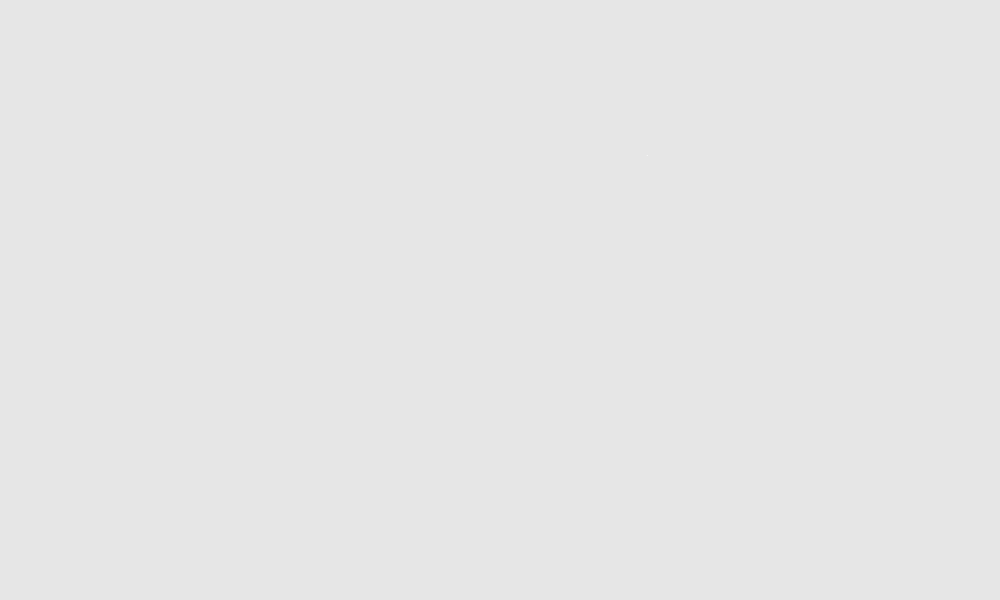
Frame 1 (no input)
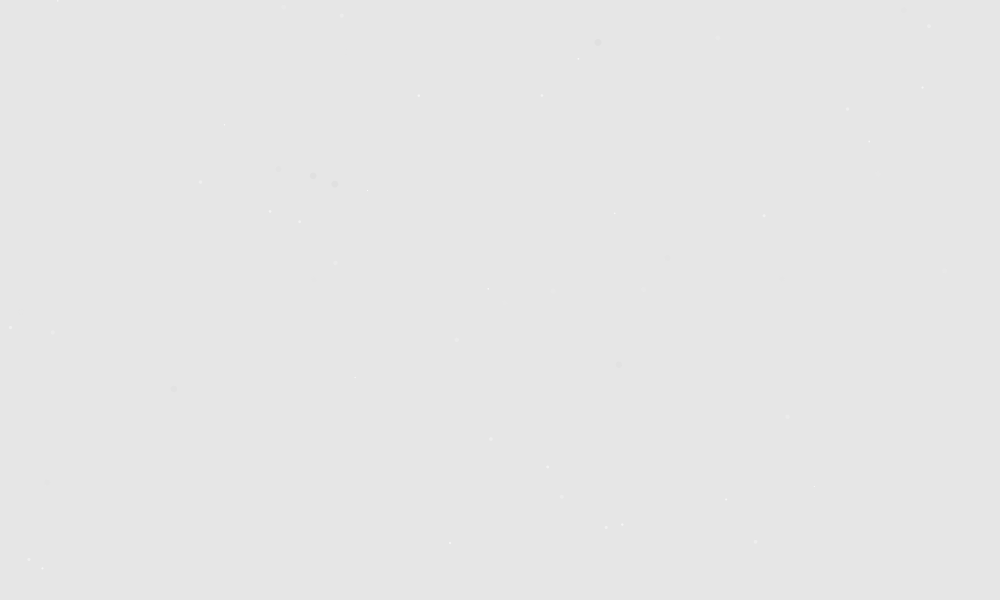
Frame 60 (the mouse pressed at the canvas centre just before this capture)
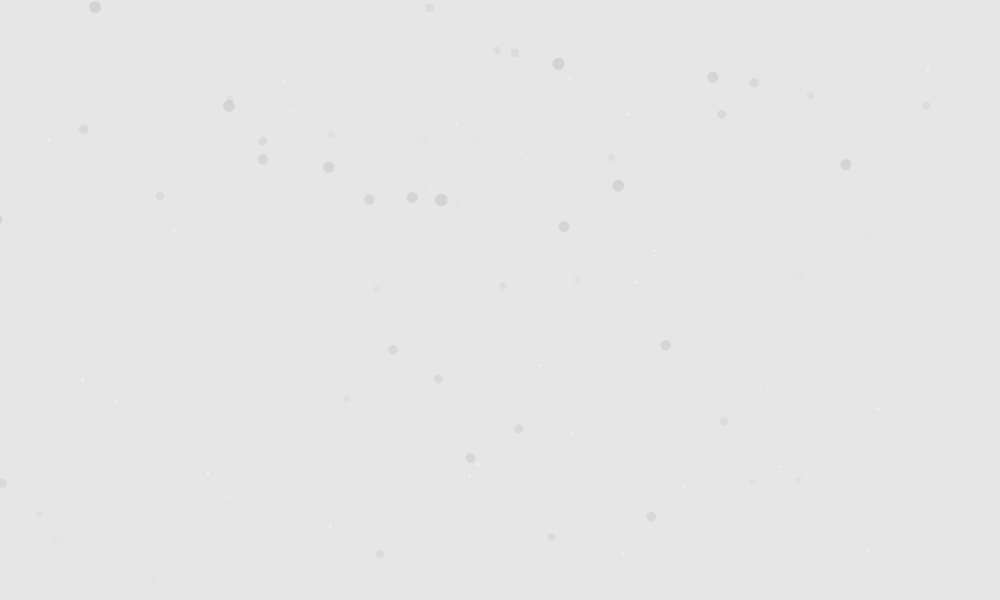
Frame 120 (the mouse held since frame 60 and released just before this capture)

The Processing sketch that drew these frames (run headless with seeded random() and noise(); from frame 60 on, the mouse is pressed at the canvas centre):

// Processing sketch: processing_138599
// ── processing_138599.pde

// Snowstorm!

color theSky = color(230);

ParticleSystem ps;

void setup() {
  size(1000,600);
  ps = new ParticleSystem();
  noStroke();
}

void draw() {
  background(theSky);
  ps.addParticle();
  ps.run();
}





// A simple Particle class

class Particle {
  PVector location;
  PVector velocity;
  PVector acceleration;
  PVector wind = new PVector(random(-1,1),random(-1,1));
  float lifespan;
  float diameter;

  Particle(PVector l) {
    acceleration = new PVector(0,0);
    velocity = new PVector(random(-1,1),random(-1,1));
    location = l.get();
    lifespan = 255.0;
  }

  void run() {
    update();
    display();
  }

  // Method to update location
  void update() {
    acceleration = new PVector(float (mouseX-width/2)/(10*width), float (mouseY-height/2)/(10*height));
    //acceleration = new PVector(random(-0.1,0.1),random(-0.1,0.1));
    //velocity.add(wind);
    velocity.add(acceleration);
    location.add(velocity);
    lifespan -= 1.0;
  }

  // Method to display
  void display() {
    // note: lifespan counts down from 255 to zero
    diameter = 1 -(lifespan - 255)/10; // diameters from 1 to 26.6
    fill((125 + lifespan/2), lifespan); // fill color from 255 to 125, alpha 255 to zero
    ellipse(location.x, location.y, diameter, diameter);
  }
  
  // Is the particle still useful?
  boolean isDead() {
    if (lifespan < 0.0) {
      return true;
    } else {
      return false;
    }
  }
}




// A class to describe a group of Particles
// An ArrayList is used to manage the list of Particles 

class ParticleSystem {
  ArrayList<Particle> particles;
  PVector origin;

  ParticleSystem() {
    particles = new ArrayList<Particle>();
  }

  void addParticle() {
    origin = new PVector(random(width),random(height));
    particles.add(new Particle(origin));
  }

  void run() {
    for (int i = particles.size()-1; i >= 0; i--) {
      Particle p = particles.get(i);
      p.run();
      if (p.isDead()) {
        particles.remove(i);
      }
    }
  }
}
